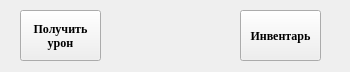
<?xml version="1.0" encoding="UTF-8"?>
<ui version="4.0">
 <class>loot_or_damage</class>
 <widget class="QWidget" name="loot_or_damage">
  <property name="geometry">
   <rect>
    <x>0</x>
    <y>0</y>
    <width>350</width>
    <height>72</height>
   </rect>
  </property>
  <property name="windowTitle">
   <string>Облутать или пострелять</string>
  </property>
  <widget class="QPushButton" name="get_damage_btn">
   <property name="geometry">
    <rect>
     <x>20</x>
     <y>10</y>
     <width>81</width>
     <height>51</height>
    </rect>
   </property>
   <property name="font">
    <font>
     <family>Times New Roman</family>
     <bold>true</bold>
    </font>
   </property>
   <property name="text">
    <string>Получить
урон</string>
   </property>
  </widget>
  <widget class="QPushButton" name="inventory_btn">
   <property name="geometry">
    <rect>
     <x>240</x>
     <y>10</y>
     <width>81</width>
     <height>51</height>
    </rect>
   </property>
   <property name="font">
    <font>
     <family>Times New Roman</family>
     <bold>true</bold>
    </font>
   </property>
   <property name="text">
    <string>Инвентарь</string>
   </property>
  </widget>
 </widget>
 <resources/>
 <connections/>
</ui>
